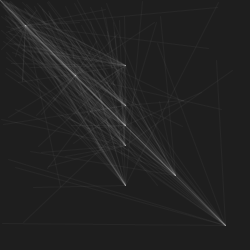
Frame 1 (no input)
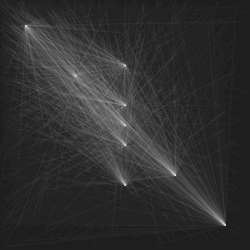
Frame 60 (the mouse pressed at the canvas centre just before this capture)
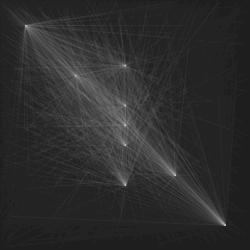
Frame 120 (the mouse held since frame 60 and released just before this capture)

The Processing sketch that drew these frames (run headless with seeded random() and noise(); from frame 60 on, the mouse is pressed at the canvas centre):

// Processing sketch: processing_18383
// ── processing_18383.pde

void setup () {
  size (250, 250);
  background (30);
  smooth ();
  frameRate (18);
};

float x;
float y;

void draw () {
  fill (30, 25);
  noStroke ();
  rect (0, 0, width, height);
  

  y += 10;
  stroke (255,10);
  
  for (x = random(x); x < 250; x += 10) {
    line (width/2, height/2, random(x), random(x));
    
    line (width/2+50, height/2+50, random(x), random(x));
    line (width/2-50, height/2-50, random(x), random(x));
    line (width/2+100, height/2+100, random(x), random(x));
    line (width/2-100, height/2-100, random(x), random(x));
    
    line (width/2, height/2+20, random(x), random(x));
    line (width/2, height/2-20, random(x), random(x));
    line (width/2, height/2+60, random(x), random(x));
    line (width/2, height/2-60, random(x), random(x));    
  }
  
};

void mouseMoved() {
  
  float d = dist (width/2, height/2, mouseX, mouseY);
  noFill();
  stroke (#D1D161);
  ellipse (width/2, height/2, d, d);
  
  ellipse (width/2+50, height/2+50, d-50, d-50);
  ellipse (width/2-50, height/2-50, d-50, d-50);
  
  ellipse (width/2+100, height/2+100, d-100, d-100);
  ellipse (width/2-100, height/2-100, d-100, d-100);

};
